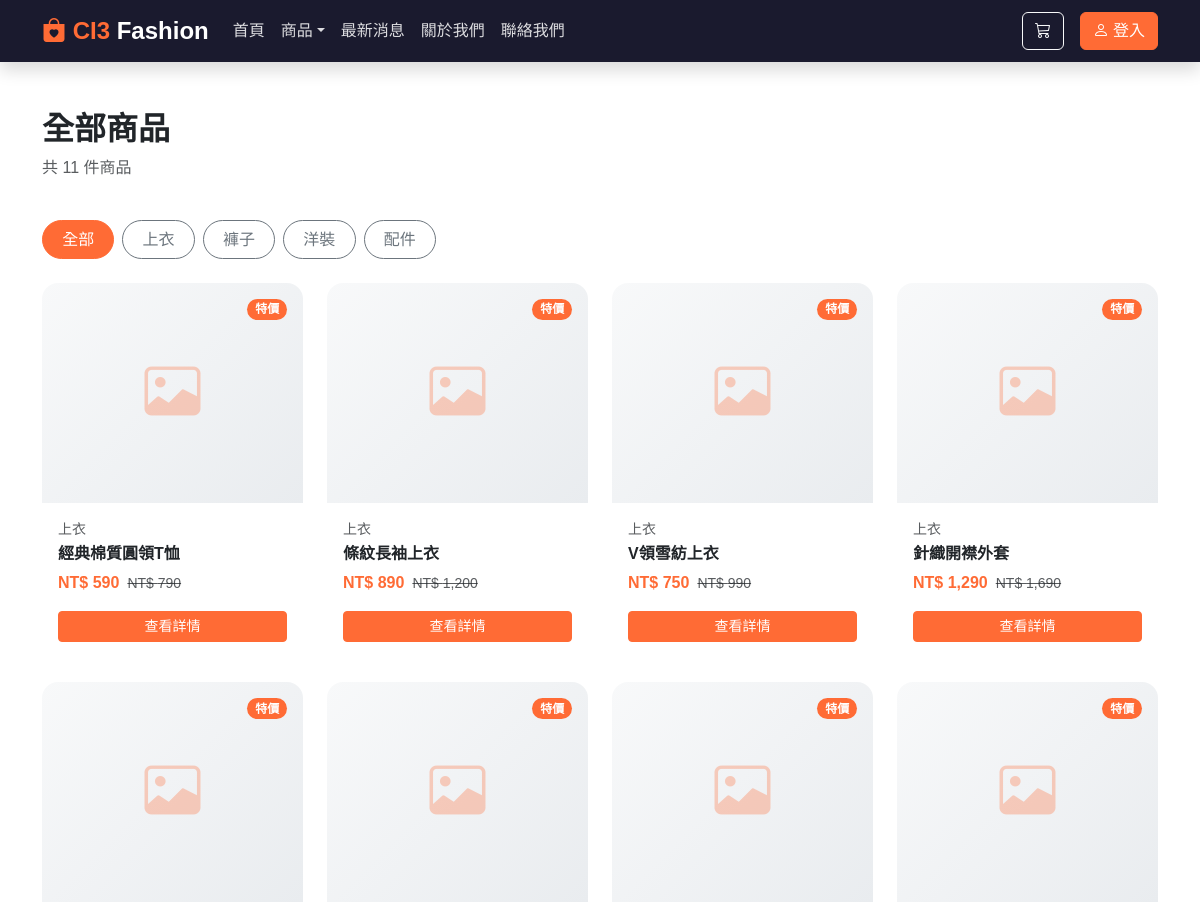
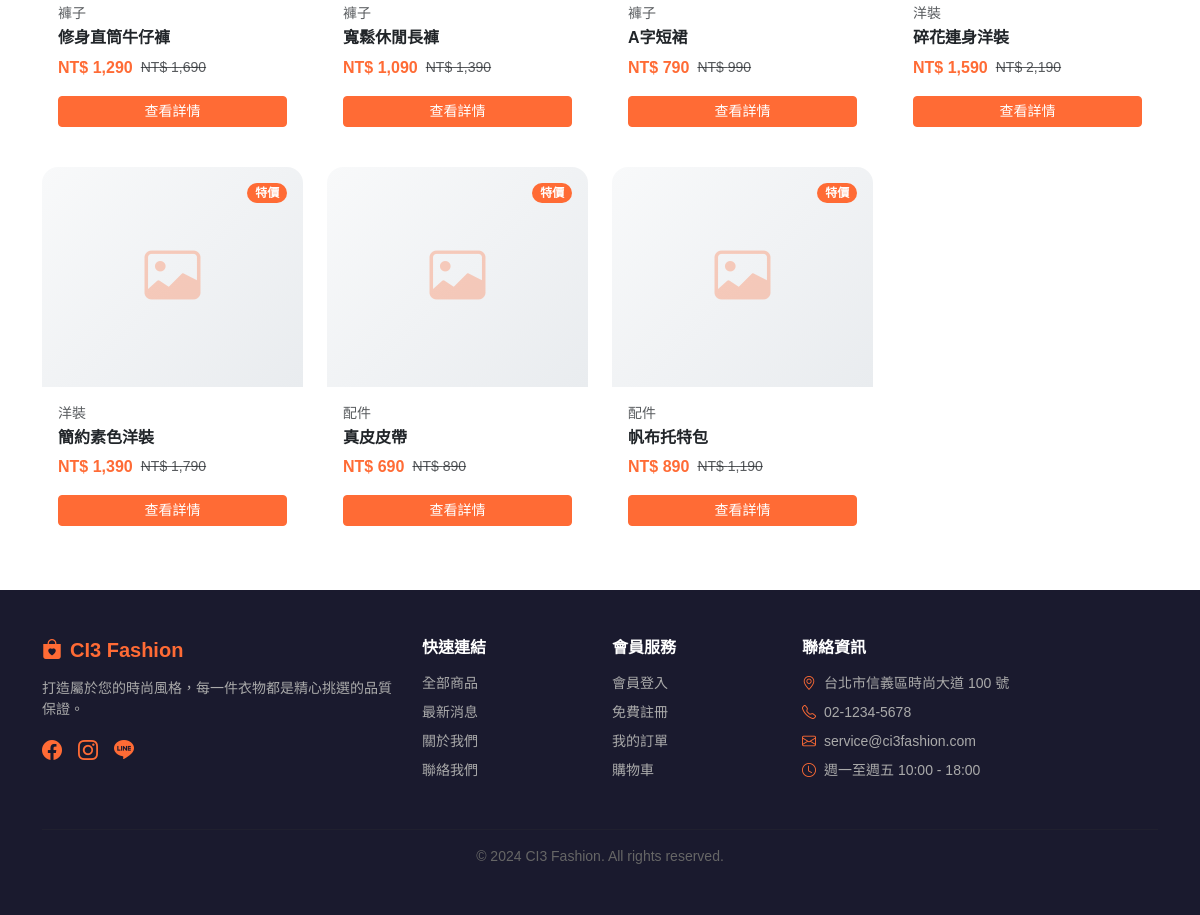
Page /products on the committed database (2 pictures, top to bottom).
### tables this page shows
CREATE TABLE `categories` (
  `id`         int          NOT NULL AUTO_INCREMENT,
  `name`       varchar(100) NOT NULL COMMENT '分類顯示名稱',
  `slug`       varchar(100) NOT NULL COMMENT 'URL 識別名稱（英文小寫）',
  `sort_order` int          DEFAULT '0' COMMENT '排列順序，數字越小越前',
  PRIMARY KEY (`id`),
  UNIQUE KEY `slug` (`slug`)
);

CREATE TABLE `products` (
  `id`             int            NOT NULL AUTO_INCREMENT,
  `name`           varchar(255) NOT NULL COMMENT '商品名稱',
  `category_id`    int            NOT NULL COMMENT '所屬分類 ID（FK → categories.id）',
  `description`    text COMMENT '商品描述',
  `price`          decimal(10,2)  NOT NULL DEFAULT '0.00' COMMENT '現售價',
  `original_price` decimal(10,2)  DEFAULT NULL COMMENT '劃線原價（null 表示無折扣顯示）',
  `is_active`      tinyint(1)     DEFAULT '1' COMMENT '上架狀態：1=上架，0=下架',
  `is_featured`    tinyint(1)     DEFAULT '0' COMMENT '精選旗標：1=首頁精選顯示',
  `stock`          int            DEFAULT '0' COMMENT '總庫存數量',
  `created_at`     timestamp      NULL DEFAULT CURRENT_TIMESTAMP,
  PRIMARY KEY (`id`),
  KEY `category_id` (`category_id`),
  CONSTRAINT `products_ibfk_1` FOREIGN KEY (`category_id`) REFERENCES `categories` (`id`)
);

### application/core/MY_Controller.php (called while the page is built, shortened)
<?php
class Front_Controller extends MY_Controller {
    public function __construct() {
        $this->load->model('Product_model');
        $this->load->model('Category_model');
    }
    protected function render($view, $data = []) {
        $cart = $this->session->userdata('cart') ?: [];
        $data['cart_count'] = array_sum(array_column($cart, 'quantity'));
        $data['member']     = $this->session->userdata('member');
        $data['categories'] = $this->Category_model->get_all();
        $this->load->view('layouts/header', $data);
        $this->load->view($view, $data);
        $this->load->view('layouts/footer', $data);
    }
}

### application/controllers/Front/Products.php (called while the page is built, shortened)
<?php
class Products extends Front_Controller {
    public function index() {
        $page     = (int)($this->input->get('page') ?: 1);
        $per_page = 12;
        $data['products']         = $this->Product_model->get_active(null, $per_page, ($page - 1) * $per_page);
        $data['total']            = $this->Product_model->count_active();
        $data['page']             = $page;
        $data['per_page']         = $per_page;
        $data['current_category'] = null;
        $this->render('frontend/products/index', $data);
    }
}

### index.php (called while the page is built, shortened)
<?php
require_once BASEPATH.'core/CodeIgniter.php';

### application/models/Category_model.php (called while the page is built, shortened)
<?php
class Category_model extends CI_Model {
    public function get_all() {
        return $this->db->order_by('sort_order')->get('categories')->result();
    }
}

### application/models/Product_model.php (called while the page is built, shortened)
<?php
class Product_model extends CI_Model {
    public function get_active($category_id = null, $limit = null, $offset = 0) {
        $this->db->select('p.*, c.name as category_name')
                 ->from('products p')
                 ->join('categories c', 'c.id = p.category_id')
                 ->where('p.is_active', 1)
                 ->order_by('p.created_at', 'DESC');
        if ($limit)       $this->db->limit($limit, $offset);
        return $this->db->get()->result();
    }
    public function count_active($category_id = null) {
        $this->db->where('is_active', 1);
        return $this->db->count_all_results('products');
    }
}

### application/views/frontend/products/index.php (the view, shortened to what this page needs)
<div class="container py-5">
    <div class="row mb-4">
        <div class="col">
            <h2 class="fw-bold">
                <?php if (!empty($current_category)): ?>
                <?= isset($category) ? htmlspecialchars($category->name) : '商品' ?>
                <?php else: ?>
                全部商品
                <?php endif; ?>
            </h2>
            <p class="text-muted">共 <?= $total ?> 件商品</p>
        </div>
    </div>
    <div class="d-flex flex-wrap gap-2 mb-4">
        <a href="<?= base_url('products') ?>" class="btn btn-outline-secondary filter-btn <?= empty($current_category) ? 'active' : '' ?>">全部</a>
        <?php if (!empty($categories)): foreach ($categories as $cat): ?>
        <a href="<?= base_url('products/category/' . $cat->slug) ?>" class="btn btn-outline-secondary filter-btn <?= $current_category == $cat->slug ? 'active' : '' ?>">
            <?= htmlspecialchars($cat->name) ?>
        </a>
        <?php endforeach; endif; ?>
    </div>
    <div class="row g-4">
        <?php if (!empty($products)): foreach ($products as $p): ?>
        <div class="col-6 col-md-4 col-lg-3">
            <div class="product-card card h-100 position-relative">
                <?php if ($p->original_price && $p->price < $p->original_price): ?>
                <span class="badge rounded-pill position-absolute" style="background:var(--orange); top:1rem; right:1rem;">特價</span>
                <?php endif; ?>
                <a href="<?= base_url('products/' . $p->id) ?>" class="text-decoration-none">
                    <div class="product-img">
                        <i class="bi bi-image" style="font-size:3.5rem; color:var(--orange); opacity:.3"></i>
                    </div>
                </a>
                <div class="card-body">
                    <p class="small text-muted mb-1"><?= htmlspecialchars($p->category_name) ?></p>
                    <h6 class="fw-bold mb-2">
                        <a href="<?= base_url('products/' . $p->id) ?>" class="text-decoration-none text-dark"><?= htmlspecialchars($p->name) ?></a>
                    </h6>
                    <div class="d-flex align-items-center gap-2">
                        <span class="fw-bold" style="color:var(--orange)">NT$ <?= number_format($p->price) ?></span>
                        <?php if ($p->original_price && $p->price < $p->original_price): ?>
                        <span class="small text-muted text-decoration-line-through">NT$ <?= number_format($p->original_price) ?></span>
                        <?php endif; ?>
                    </div>
                </div>
                <div class="card-footer bg-white border-0 pb-3 pt-0">
                    <a href="<?= base_url('products/' . $p->id) ?>" class="btn btn-orange w-100 btn-sm">查看詳情</a>
                </div>
            </div>
        </div>
        <?php endforeach; endif; ?>
    </div>
</div>

### application/views/layouts/header.php (style rules this page uses)
:root { --orange: #FF6B35; --orange-light: #FF8C42; --orange-pale: #FFF3E0; --dark: #1A1A2E; --dark-2: #16213E; }
body { font-family: 'Noto Sans TC', '微軟正黑體', sans-serif; }
.btn-orange { background-color: var(--orange); border-color: var(--orange); color: #fff; }

### application/views/frontend/products/index.php (style rules this page uses)
.product-card { border: none; border-radius: 16px; overflow: hidden; transition: transform .3s, box-shadow .3s; }
.product-img { height: 220px; display:flex; align-items:center; justify-content:center; background: linear-gradient(135deg, #f8f9fa, #e9ecef); }
.filter-btn { border-radius: 50px; padding: .4rem 1.2rem; }
.filter-btn.active { background: var(--orange); border-color: var(--orange); color: #fff; }

### rows in the picture
categories: name "上衣"
categories: name "褲子"
categories: name "洋裝"
categories: name "配件"
products: shows "特價", category.name "上衣", name "經典棉質圓領T恤", price "590", original_price "790"
products: shows "特價", category.name "上衣", name "條紋長袖上衣", price "890", original_price "1,200"
products: shows "特價", category.name "上衣", name "V領雪紡上衣", price "750", original_price "990"
products: shows "特價", category.name "上衣", name "針織開襟外套", price "1,290", original_price "1,690"
products: shows "特價", category.name "褲子", name "修身直筒牛仔褲", price "1,290", original_price "1,690"
products: shows "特價", category.name "褲子", name "寬鬆休閒長褲", price "1,090", original_price "1,390"
products: shows "特價", category.name "褲子", name "A字短裙", price "790", original_price "990"
products: shows "特價", category.name "洋裝", name "碎花連身洋裝", price "1,590", original_price "2,190"
products: shows "特價", category.name "洋裝", name "簡約素色洋裝", price "1,390", original_price "1,790"
products: shows "特價", category.name "配件", name "真皮皮帶", price "690", original_price "890"
products: shows "特價", category.name "配件", name "帆布托特包", price "890", original_price "1,190"

### other values in the picture
$total "11"
